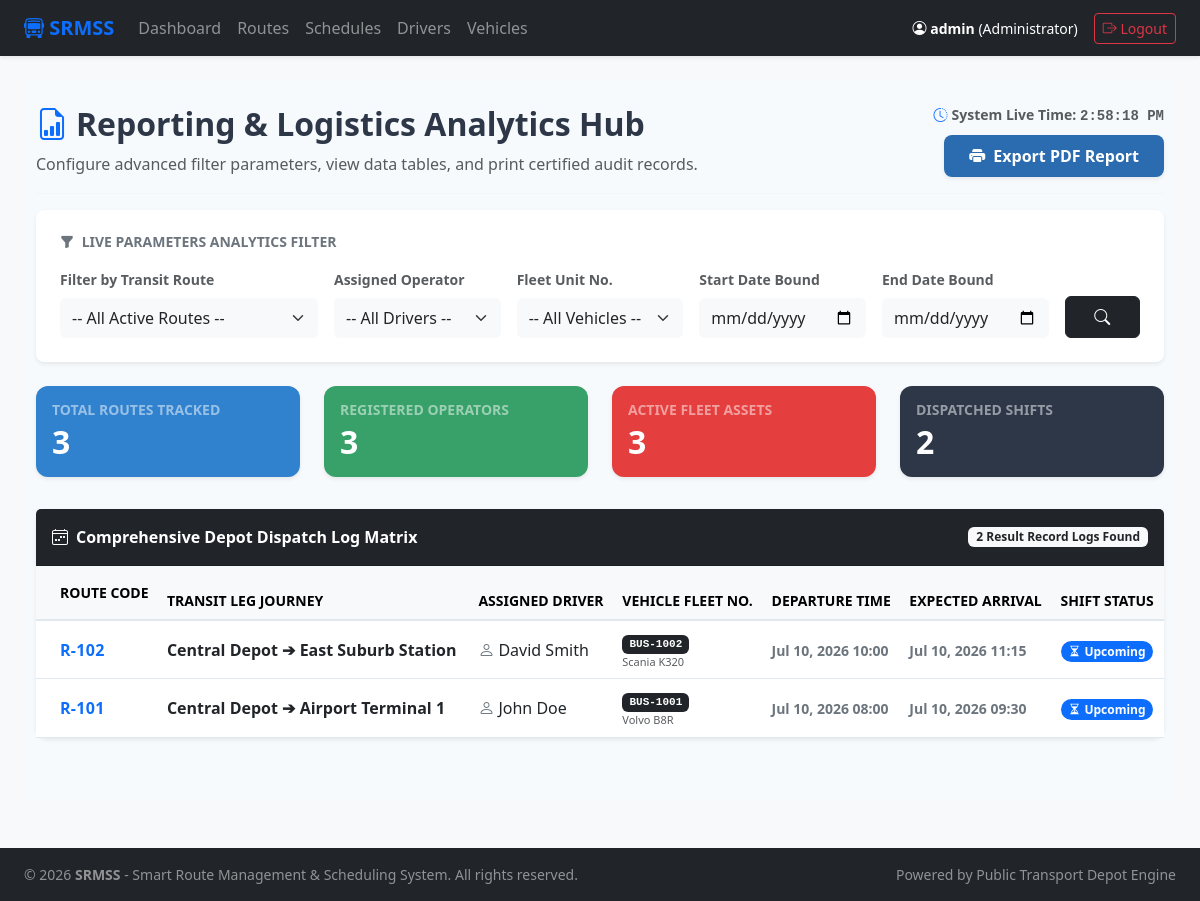
/reports.php (signed in), run on the app's committed database.
### tables this page shows
CREATE TABLE `schedules` (
  `id` int(11) NOT NULL AUTO_INCREMENT,
  `route_id` int(11) NOT NULL,
  `driver_id` int(11) NOT NULL,
  `vehicle_id` int(11) NOT NULL,
  `departure_time` datetime NOT NULL,
  `arrival_time` datetime NOT NULL,
  `start_time` time NOT NULL,
  `end_time` time NOT NULL,
  PRIMARY KEY (`id`),
  KEY `route_id` (`route_id`),
  KEY `driver_id` (`driver_id`),
  KEY `vehicle_id` (`vehicle_id`),
  CONSTRAINT `schedules_ibfk_1` FOREIGN KEY (`route_id`) REFERENCES `routes` (`id`) ON DELETE CASCADE,
  CONSTRAINT `schedules_ibfk_2` FOREIGN KEY (`driver_id`) REFERENCES `drivers` (`id`) ON DELETE CASCADE,
  CONSTRAINT `schedules_ibfk_3` FOREIGN KEY (`vehicle_id`) REFERENCES `vehicles` (`id`) ON DELETE CASCADE
);

CREATE TABLE `routes` (
  `id` int(11) NOT NULL AUTO_INCREMENT,
  `route_number` varchar(20) NOT NULL,
  `start_location` varchar(100) NOT NULL,
  `end_location` varchar(100) NOT NULL,
  `distance_km` decimal(5,2) NOT NULL,
  `created_at` timestamp NOT NULL DEFAULT current_timestamp(),
  `depot_id` int(11) DEFAULT 1,
  PRIMARY KEY (`id`),
  UNIQUE KEY `route_number` (`route_number`),
  KEY `depot_id` (`depot_id`),
  CONSTRAINT `routes_ibfk_1` FOREIGN KEY (`depot_id`) REFERENCES `depots` (`id`) ON DELETE SET NULL
);

CREATE TABLE `drivers` (
  `id` int(11) NOT NULL AUTO_INCREMENT,
  `license_number` varchar(50) NOT NULL,
  `first_name` varchar(50) NOT NULL,
  `last_name` varchar(50) NOT NULL,
  `phone` varchar(20) DEFAULT NULL,
  `status` enum('Available','On Route','Leave') DEFAULT 'Available',
  `depot_id` int(11) DEFAULT 1,
  PRIMARY KEY (`id`),
  UNIQUE KEY `license_number` (`license_number`),
  KEY `depot_id` (`depot_id`),
  CONSTRAINT `drivers_ibfk_1` FOREIGN KEY (`depot_id`) REFERENCES `depots` (`id`) ON DELETE SET NULL
);

CREATE TABLE `vehicles` (
  `id` int(11) NOT NULL AUTO_INCREMENT,
  `plate_number` varchar(20) NOT NULL,
  `model` varchar(50) NOT NULL,
  `capacity` int(11) NOT NULL,
  `status` enum('Operational','Maintenance','Out of Service') DEFAULT 'Operational',
  `maintenance_notes` text DEFAULT NULL,
  `depot_id` int(11) DEFAULT 1,
  PRIMARY KEY (`id`),
  UNIQUE KEY `plate_number` (`plate_number`),
  KEY `depot_id` (`depot_id`),
  CONSTRAINT `vehicles_ibfk_1` FOREIGN KEY (`depot_id`) REFERENCES `depots` (`id`) ON DELETE SET NULL
);

### reports.php (the view, shortened to what this page needs)
<?php
require_once 'config/db.php';
include_once 'includes/header.php';
$totalRoutes = $conn->query("SELECT COUNT(*) FROM routes")->fetchColumn();
$totalDrivers = $conn->query("SELECT COUNT(*) FROM drivers")->fetchColumn();
$totalVehicles = $conn->query("SELECT COUNT(*) FROM vehicles")->fetchColumn();
$totalSchedules = $conn->query("SELECT COUNT(*) FROM schedules")->fetchColumn();
$bindings = [];
$queryStr = "SELECT s.id, r.route_number, r.start_location, r.end_location,
                    d.first_name, d.last_name, v.plate_number, v.model, s.departure_time, s.arrival_time
             FROM schedules s
             JOIN routes r ON s.route_id = r.id
             JOIN drivers d ON s.driver_id = d.id
             JOIN vehicles v ON s.vehicle_id = v.id";
$queryStr .= " ORDER BY s.departure_time DESC";
$stmt = $conn->prepare($queryStr);
$stmt->execute($bindings);
$reportData = $stmt->fetchAll(PDO::FETCH_ASSOC);
?>
<div class="container-fluid py-4 animate-fade" style="background-color: #f7fafc; min-height: 90vh;">
    <div class="row mb-3 d-flex justify-content-between align-items-center no-print">
        <div class="col-md-8">
            <h2 class="fw-bold" style="color: #2d3748;"><i class="bi bi-file-earmark-bar-graph text-primary me-2"></i>Reporting & Logistics Analytics Hub</h2>
            <p class="text-muted mb-0">Configure advanced filter parameters, view data tables, and print certified audit records.</p>
        </div>
        <div class="col-md-4 text-end">
            <div class="text-end text-muted small fw-bold mb-2">
                <i class="bi bi-clock-history text-primary me-1"></i>System Live Time: <span id="liveClock" class="font-monospace">--:--:--</span>
            </div>
            <button onclick="window.print();" class="btn text-white fw-bold px-4 py-2 shadow-sm rounded-3" style="background-color: #2b6cb0;">
                <i class="bi bi-printer-fill me-1"></i> Export PDF Report
            </button>
        </div>
    </div>
    <div class="no-print"><hr style="border-color: #e2e8f0;"></div>
    <div class="card shadow-sm border-0 bg-white p-4 mb-4 no-print rounded-3">
        <form method="GET" action="reports.php">
            <h6 class="fw-bold mb-3 text-secondary text-uppercase small"><i class="bi bi-funnel-fill me-1"></i> Live Parameters Analytics Filter</h6>
            <div class="row g-3">
                <div class="col-md-3">
                    <label class="form-label small fw-bold text-muted">Filter by Transit Route</label>
                    <select name="route_id" class="form-select border-0 bg-light py-2">
                        <option value="">-- All Active Routes --</option>
                    </select>
                </div>
                <div class="col-md-2">
                    <label class="form-label small fw-bold text-muted">Assigned Operator</label>
                    <select name="driver_id" class="form-select border-0 bg-light py-2">
                        <option value="">-- All Drivers --</option>
                    </select>
                </div>
                <div class="col-md-2">
                    <label class="form-label small fw-bold text-muted">Fleet Unit No.</label>
                    <select name="vehicle_id" class="form-select border-0 bg-light py-2">
                        <option value="">-- All Vehicles --</option>
                    </select>
                </div>
                <div class="col-md-2">
                    <label class="form-label small fw-bold text-muted">Start Date Bound</label>
                    <input type="date" name="start_date" class="form-control border-0 bg-light py-2" value="<?php echo isset($_GET['start_date']) ? htmlspecialchars($_GET['start_date']) : ''; ?>">
                </div>
                <div class="col-md-2">
                    <label class="form-label small fw-bold text-muted">End Date Bound</label>
                    <input type="date" name="end_date" class="form-control border-0 bg-light py-2" value="<?php echo isset($_GET['end_date']) ? htmlspecialchars($_GET['end_date']) : ''; ?>">
                </div>
                <div class="col-md-1 d-flex align-items-end">
                    <button type="submit" class="btn btn-dark w-100 py-2 fw-bold"><i class="bi bi-search"></i></button>
                </div>
            </div>
        </form>
    </div>
    <div class="row mb-2">
        <div class="col-md-3 col-6 mb-4">
            <div class="card shadow-sm border-0 text-white p-3 hover-card" style="background-color: #3182ce;">
                <h6 class="text-uppercase small mb-1 fw-semibold text-white-50">Total Routes Tracked</h6>
                <h2 class="fw-bold mb-0"><?php echo $totalRoutes; ?></h2>
            </div>
        </div>
        <div class="col-md-3 col-6 mb-4">
            <div class="card shadow-sm border-0 text-white p-3 hover-card" style="background-color: #38a169;">
                <h6 class="text-uppercase small mb-1 fw-semibold text-white-50">Registered Operators</h6>
                <h2 class="fw-bold mb-0"><?php echo $totalDrivers; ?></h2>
            </div>
        </div>
        <div class="col-md-3 col-6 mb-4">
            <div class="card shadow-sm border-0 text-white p-3 hover-card" style="background-color: #e53e3e;">
                <h6 class="text-uppercase small mb-1 fw-semibold text-white-50">Active Fleet Assets</h6>
                <h2 class="fw-bold mb-0"><?php echo $totalVehicles; ?></h2>
            </div>
        </div>
        <div class="col-md-3 col-6 mb-4">
            <div class="card shadow-sm border-0 text-white p-3 hover-card" style="background-color: #2d3748;">
                <h6 class="text-uppercase small mb-1 fw-semibold text-white-50">Dispatched Shifts</h6>
                <h2 class="fw-bold mb-0"><?php echo $totalSchedules; ?></h2>
            </div>
        </div>
    </div>
    <div class="row">
        <div class="col-md-12">
            <div class="card shadow-sm border-0 bg-white hover-card">
                <div class="card-header bg-dark text-white fw-bold py-3 d-flex justify-content-between align-items-center">
                    <span><i class="bi bi-calendar4-week me-2"></i>Comprehensive Depot Dispatch Log Matrix</span>
                    <span class="badge bg-light text-dark fw-bold px-2 py-1"><?php echo count($reportData); ?> Result Record Logs Found</span>
                </div>
                <div class="card-body p-0">
                    <div class="table-responsive">
                        <table class="table table-hover align-middle mb-0" style="color: #2d3748;">
                            <thead class="table-light text-secondary small text-uppercase fw-semibold" style="border-bottom: 2px solid #e2e8f0;">
                                <tr>
                                    <th class="ps-4 py-3">Route Code</th>
                                    <th>Transit Leg Journey</th>
                                    <th>Assigned Driver</th>
                                    <th>Vehicle Fleet No.</th>
                                    <th>Departure Time</th>
                                    <th>Expected Arrival</th>
                                    <th>Shift Status</th>
                                </tr>
                            </thead>
                            <tbody>
                                <?php if (empty($reportData)): ?>
                                    <tr>
                                        <td colspan="7" class="text-center text-muted py-5">
                                            <i class="bi bi-folder-x display-6 d-block mb-2 text-secondary"></i>
                                            No master dispatch records match the selected database system constraints.
                                        </td>
                                    </tr>
                                <?php else: ?>
                                    <?php foreach ($reportData as $row): ?>
                                        <tr style="border-bottom: 1px solid #e2e8f0;">
                                            <td class="ps-4">
                                                <strong class="text-primary" style="letter-spacing: 0.3px;"><?php echo htmlspecialchars($row['route_number']); ?></strong>
                                            </td>
                                            <td class="fw-semibold"><?php echo htmlspecialchars($row['start_location'] . " ➔ " . $row['end_location']); ?></td>
                                            <td><i class="bi bi-person text-secondary me-1"></i><?php echo htmlspecialchars($row['first_name'] . ' ' . $row['last_name']); ?></td>
                                            <td>
                                                <span class="badge bg-dark text-white px-2.5 py-1.5 font-monospace" style="font-size: 11px;">
                                                    <?php echo htmlspecialchars($row['plate_number']); ?>
                                                </span>
                                                <small class="text-muted d-block font-sans" style="font-size: 11px;"><?php echo htmlspecialchars($row['model']); ?></small>
                                            </td>
                                            <td><span class="text-secondary small fw-semibold"><?php echo date('M d, Y H:i', strtotime($row['departure_time'])); ?></span></td>
                                            <td><span class="text-secondary small fw-semibold"><?php echo date('M d, Y H:i', strtotime($row['arrival_time'])); ?></span></td>
                                            <td>
                                                <?php
                                                $currentTime = time();
                                                $departureTime = strtotime($row['departure_time']);
                                                $arrivalTime = strtotime($row['arrival_time']);
                                                if ($currentTime < $departureTime) {
                                                    echo '<span class="badge bg-primary px-2.5 py-1.5 rounded-pill"><i class="bi bi-hourglass-split me-1"></i>Upcoming</span>';
                                                } elseif ($currentTime >= $departureTime && $currentTime <= $arrivalTime) {
                                                    echo '<span class="badge bg-success px-2.5 py-1.5 rounded-pill animated-pulse-dot"><span class="spinner-grow spinner-grow-sm me-1" style="width: 7px; height: 7px;" role="status"></span>En Route</span>';
                                                } else {
                                                    echo '<span class="badge bg-secondary px-2.5 py-1.5 rounded-pill opacity-75"><i class="bi bi-check-circle-fill me-1"></i>Completed</span>';
                                                }
                                                ?>
                                            </td>
                                        </tr>
                                    <?php endforeach; ?>
                                <?php endif; ?>
                            </tbody>
                        </table>
                    </div>
                </div>
            </div>
        </div>
    </div>
</div>
</body>
</html>

### data on the page
schedules: route.route_number "R-102", route.end_location "Central Depot ➔ East Suburb Station", driver.last_name "David Smith", vehicle.plate_number "BUS-1002", vehicle.model "Scania K320", departure_time "Jul 10, 2026 10:00", arrival_time "Jul 10, 2026 11:15", shows "Upcoming"
schedules: route.route_number "R-101", route.end_location "Central Depot ➔ Airport Terminal 1", driver.last_name "John Doe", vehicle.plate_number "BUS-1001", vehicle.model "Volvo B8R", departure_time "Jul 10, 2026 08:00", arrival_time "Jul 10, 2026 09:30", shows "Upcoming"

### other printed values
$_SESSION['username'] "admin"
$_SESSION['role'] "Administrator"
$totalRoutes "3"
$totalDrivers "3"
$totalVehicles "3"
$totalSchedules "2"
count($reportData) "2"
